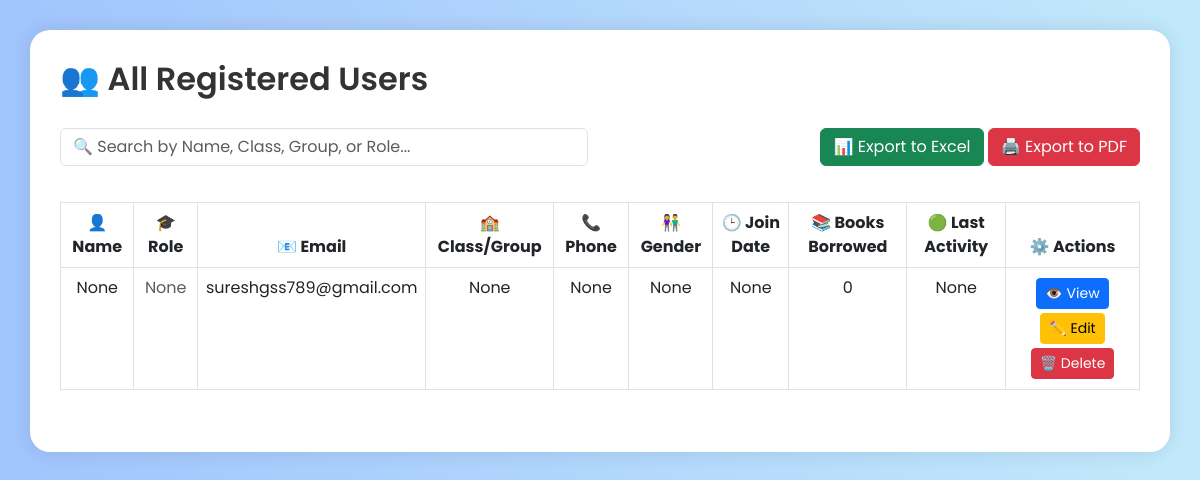
Screenshot of /view_users with the database file from the repository.
### tables this page shows
CREATE TABLE users (
    id TEXT PRIMARY KEY,
    name TEXT,
    role TEXT  -- 'Student' or 'Teacher'
, username TEXT, email TEXT, phone TEXT, account_type TEXT, password TEXT, class_group TEXT, section TEXT, group_name TEXT, status TEXT, phone_number TEXT, join_date TEXT, class_or_group TEXT, gender TEXT, books_borrowed INTEGER DEFAULT 0, last_activity TEXT);

### app.py (the view)
@app.route('/view_users')
def view_users():
    conn = sqlite3.connect(DB_PATH)
    conn.row_factory = sqlite3.Row
    cur = conn.cursor()
    cur.execute("SELECT * FROM users")
    users = cur.fetchall()
    return render_template('view_users.html', users=users)

### templates/view_users.html (shortened to what this page needs)
<!DOCTYPE html>
<html lang="en">
<head>
    <link rel="stylesheet" href="https://cdn.jsdelivr.net/npm/bootstrap@5.3.0/dist/css/bootstrap.min.css" />
    <link rel="stylesheet" href="https://cdnjs.cloudflare.com/ajax/libs/font-awesome/6.5.0/css/all.min.css" />
</head>
<body>
    <div class="container">
        <h2>👥 All Registered Users</h2>
        <div class="row mb-3">
            <div class="col-md-6">
                <input type="text" id="searchInput" class="form-control search-bar"
                    placeholder="🔍 Search by Name, Class, Group, or Role..." onkeyup="searchTable()">
            </div>
            <div class="col-md-6 text-end">
                <a href="/export_users_excel" class="btn btn-success">📊 Export to Excel</a>
                <a href="/export_users_pdf" class="btn btn-danger">🖨️ Export to PDF</a>
            </div>
            <div class="table-responsive mt-3">
                <table class="table table-bordered table-hover" id="userTable">
                    <thead>
                        <tr>
                            <th>👤 Name</th>
                            <th>🎓 Role</th>
                            <th>📧 Email</th>
                            <th>🏫 Class/Group</th>
                            <th>📞 Phone</th>
                            <th>👫 Gender</th>
                            <th>🕒 Join Date</th>
                            <th>📚 Books Borrowed</th>
                            <th>🟢 Last Activity</th>
                            <th>⚙️ Actions</th>
                        </tr>
                    </thead>
                    <tbody>
                        {% for user in users %}
                        <tr>
                            <td>{{ user['name'] or 'None' }}</td>
                            <td>
                                {% if user['role'] == 'Student' %}
                                <span class="badge badge-role badge-student">Student</span>
                                {% elif user['role'] == 'Teacher' %}
                                <span class="badge badge-role badge-teacher">Teacher</span>
                                {% else %}
                                <span class="text-muted">None</span>
                                {% endif %}
                            </td>
                            <td>{{ user['email'] or 'None' }}</td>
                            <td>{{ user['class_group'] or 'None' }}</td>
                            <td>{{ user['phone'] or 'None' }}</td>
                            <td>{{ user['gender'] or 'None' }}</td>
                            <td>{{ user['join_date'] or 'None' }}</td>
                            <td>{{ user['books_borrowed'] or 0 }}</td>
                            <td>{{ user['last_activity'] or 'None' }}</td>
                            <td>
                                <a href="/user/{{ user['id'] }}" class="btn btn-sm btn-primary btn-action">👁️ View</a>
                                <a href="/edit_user/{{ user['id'] }}" class="btn btn-sm btn-warning btn-action">✏️
                                    Edit</a>
                                <a href="/delete_user/{{ user['id'] }}" class="btn btn-sm btn-danger btn-action"
                                    onclick="return confirm('Are you sure to delete this user?')">🗑️ Delete</a>
                            </td>
                        </tr>
                        {% endfor %}
                    </tbody>
                </table>
            </div>
        </div>
</body>
</html>

### templates/view_users.html (style rules this page uses)
body { font-family: 'Poppins', sans-serif; background: linear-gradient(to right, #a1c4fd, #c2e9fb); padding: 30px; }
.container { background: #ffffff; padding: 30px; border-radius: 20px; box-shadow: 0 0 20px rgba(0, 0, 0, 0.1); animation: fadeIn 1s ease-in-out; }
h2 { color: #333; font-weight: 600; margin-bottom: 30px; }
.search-bar { margin-bottom: 20px; }
table { width: 100%; text-align: center; }
table thead { background-color: #007bff; color: #fff; }
.btn-action { margin: 2px; font-size: 14px; }

### rows the page displays
users: user "None", email "sureshgss789@gmail.com", books_borrowed "0"
